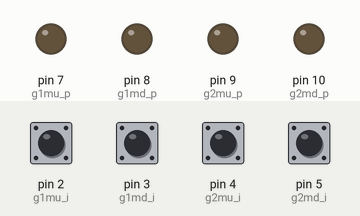
Simulated run of this sketch. Board: Arduino Uno, built with avr-gcc and run on an emulated ATmega328P. On the bench: output pins drawn as LEDs (lit = HIGH). The test bench sets the inputs (shaded band); at power-on: pin 2 (g1mu_i), pin 3 (g1md_i), pin 4 (g2mu_i), pin 5 (g2md_i) HIGH.

Above: at 1.2 s.
1.3 s: pin 2 (g1mu_i) pulled LOW for 0.15 s
At 1.8 s:
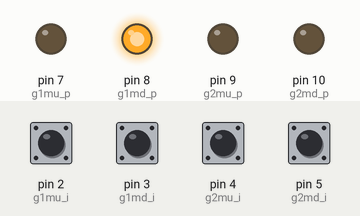
2.9 s: pin 3 (g1md_i) pulled LOW for 0.15 s
At 4.1 s:
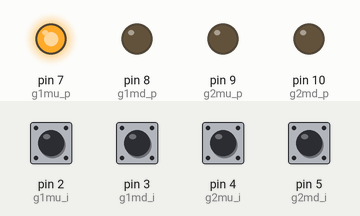
4.5 s: pin 4 (g2mu_i) pulled LOW for 0.15 s
At 5.4 s:
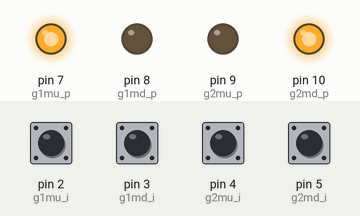
6.1 s: pin 5 (g2md_i) pulled LOW for 0.15 s
At 6.7 s:
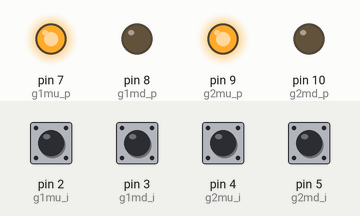
7.7 s: pin 2 (g1mu_i) pulled LOW for 1 s
At 9.1 s:
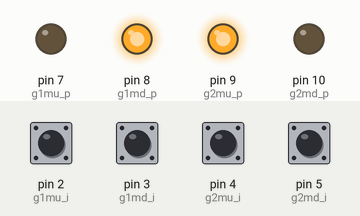
10.2 s: pin 4 (g2mu_i) pulled LOW for 1 s
At 11.0 s:
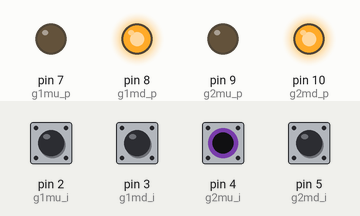
Timing chart, 0 to 13.2 s (numbered marks = the images above; inputs shaded):
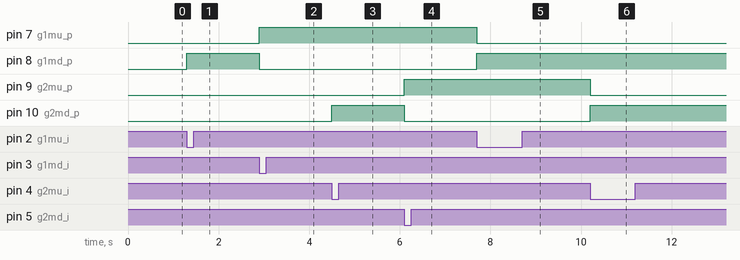

The sketch:

arduino_nano.ino
```cpp
// Input Pins
int g1mu_i = 2;
int g1md_i = 3;
int g2mu_i = 4;
int g2md_i = 5;

// OUTPUT Pins
int g1mu_p = 7;
int g1md_p = 8;
int g2mu_p = 9;
int g2md_p = 10;

// Buffers for digital read
int g1mu_b = 0;
int g1md_b = 0;
int g2mu_b = 0;
int g2md_b = 0;

void setup() {

  //Serial.begin(9600);

  pinMode(g1mu_i, INPUT);  // g1mu
  digitalWrite(g1mu_i, HIGH); // Enable internal pull-up resistor
  pinMode(g1md_i, INPUT);  // g1md
  digitalWrite(g1md_i, HIGH);
  pinMode(g2mu_i, INPUT);  // g2mu
  digitalWrite(g2mu_i, HIGH);
  pinMode(g2md_i, INPUT);  // g2md
  digitalWrite(g2md_i, HIGH);

  pinMode(g1mu_p, OUTPUT); // g1mu
  pinMode(g1md_p, OUTPUT); // g1md
  pinMode(g2mu_p, OUTPUT); // g2mu
  pinMode(g2md_p, OUTPUT);// g2md

  // Start Clean
  digitalWrite(g1mu_p, LOW);
  digitalWrite(g1md_p, LOW);
  digitalWrite(g2mu_p, LOW);
  digitalWrite(g2md_p, LOW);

   //delay(60*1000); // Delay start by 30secs
}

void loop() {
  g1mu_b = digitalRead(g1mu_i);
  g1md_b = digitalRead(g1md_i);

  if(!(g1mu_b == 1 && g1md_b == 1))
  {
    digitalWrite(g1mu_p, g1mu_b);
    digitalWrite(g1md_p, g1md_b);
  }

  g2mu_b = digitalRead(g2mu_i);
  g2md_b = digitalRead(g2md_i);

  if(!(g2mu_b == 1 && g2md_b == 1))
  {
    digitalWrite(g2mu_p, g2mu_b);
    digitalWrite(g2md_p, g2md_b);
  }
}
```

Measured:
- after the input at 1.3 s, pin 8 (g1md_p): LOW → HIGH at once
- after the input at 2.9 s, pin 7 (g1mu_p): LOW → HIGH at once; pin 8 (g1md_p): HIGH → LOW at once
- after the input at 4.5 s, pin 10 (g2md_p): LOW → HIGH at once
- after the input at 6.1 s, pin 9 (g2mu_p): LOW → HIGH at once; pin 10 (g2md_p): HIGH → LOW at once
- after the input at 7.7 s, pin 7 (g1mu_p): HIGH → LOW at once; pin 8 (g1md_p): LOW → HIGH at once
- after the input at 10.2 s, pin 9 (g2mu_p): HIGH → LOW at once; pin 10 (g2md_p): LOW → HIGH at once
